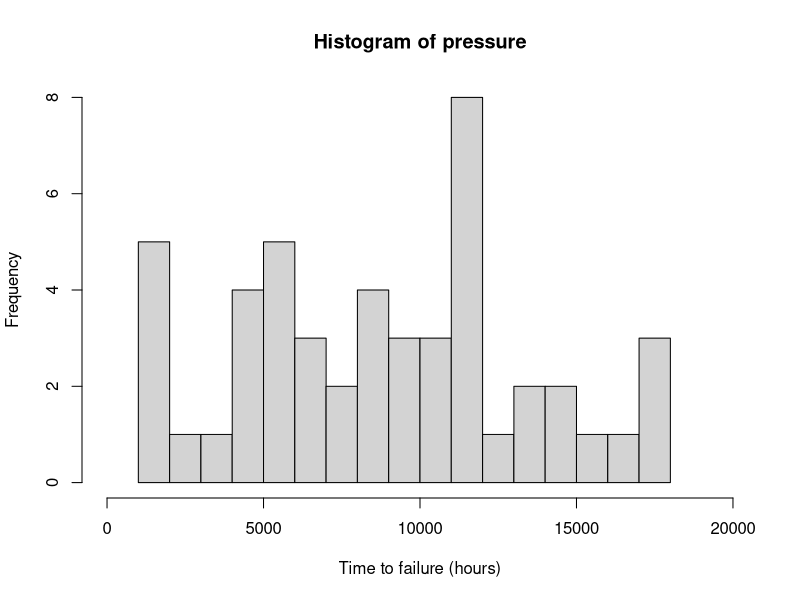

Reproduce this figure in R.
pressure <- c(1051, 1337, 1389, 1921, 1942, 2322, 3629, 4006, 4012,
              4063, 4921, 5445, 5620, 5817, 5905, 5956, 6068, 6121,
              6473, 7501, 7886, 8108, 8546, 8666, 8831, 9106, 9711,
              9806, 10205, 10396, 10861, 11026, 11214, 11362, 11604,
              11608, 11745, 11762, 11895, 12044, 13520, 13670, 14110,
              14496, 15395, 16179, 17092, 17568, 17568)

hist(pressure, nclass=17, xlim=c(0,20000), xlab="Time to failure (hours)")
dev.copy2pdf(file="lect2_pressures.pdf", height=4, width=8)

## Maximum likelihood estimator of the Weibull scale parameter (theta)
## The shape parameter (lambda) is fixed.

theta.hat <- function(y, lambda){
  ( sum(y^lambda) / length(y) )^(1/lambda)
}
